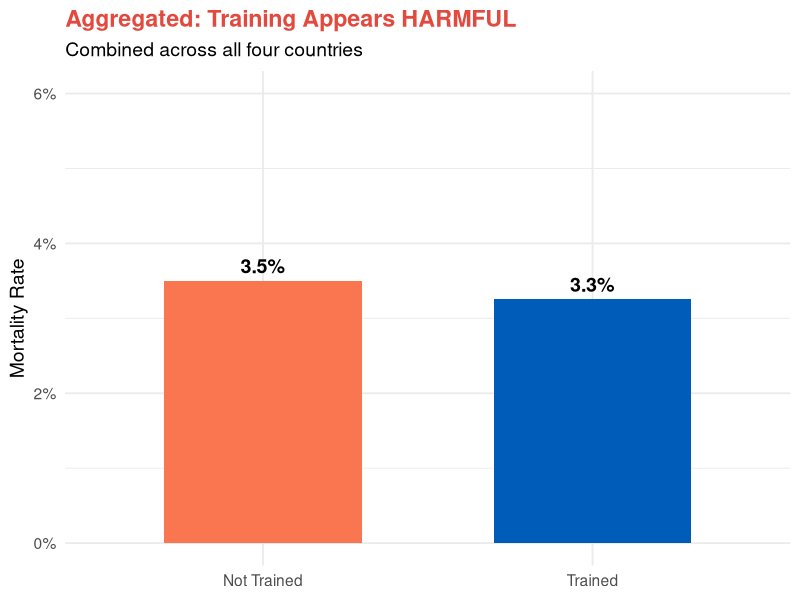
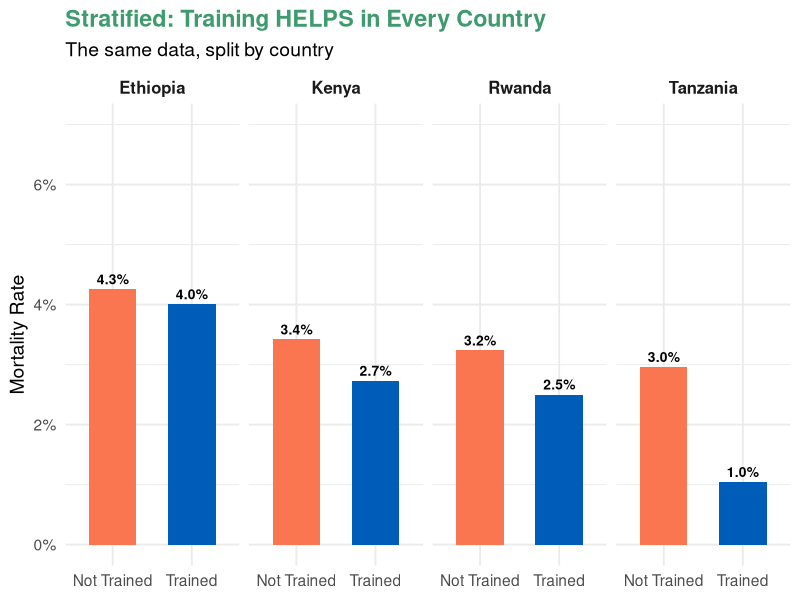
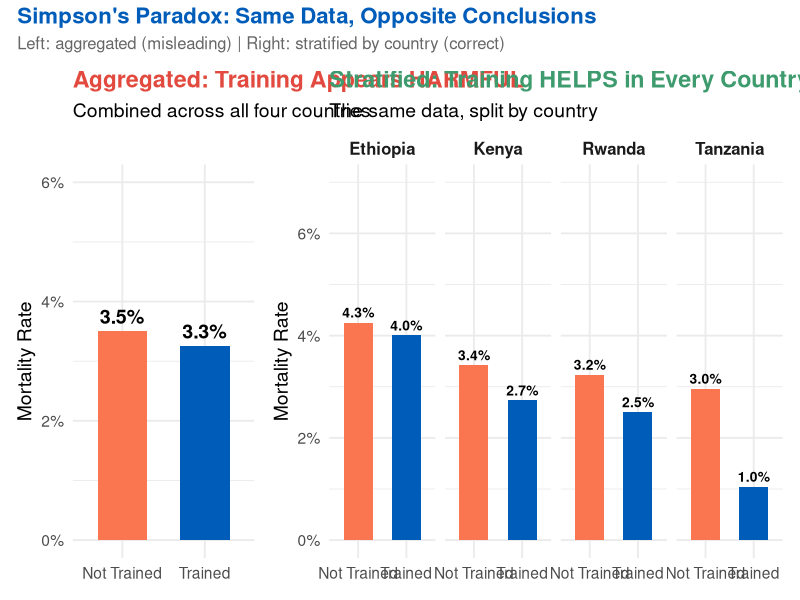
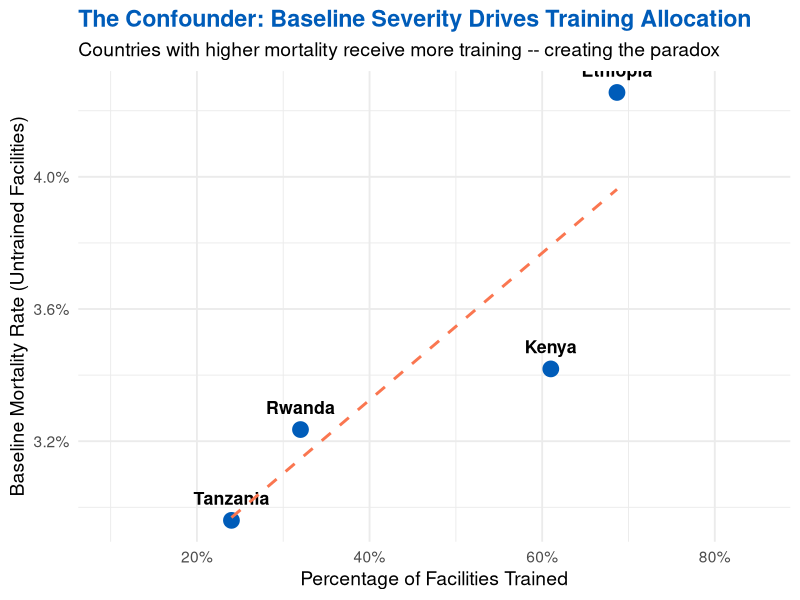

Recreate these plots in R, in order.
## ---- chunk 1
#| label: simulate-simpsons
#| echo: true

library(tidyverse)

set.seed(2024)

# Simulate an EmOC training program across 4 countries
# Confounder: country (determines both training allocation and baseline MMR)

simpsons_data <- tibble(
  country = c(
    rep("Ethiopia", 1200), rep("Kenya", 900),
    rep("Rwanda", 500),    rep("Tanzania", 400)
  )
) |>
  mutate(
    # Confounder: high-burden countries get MORE training
    trained = case_when(
      country == "Ethiopia"  ~ rbinom(n(), 1, 0.70),
      country == "Kenya"     ~ rbinom(n(), 1, 0.60),
      country == "Rwanda"    ~ rbinom(n(), 1, 0.35),
      country == "Tanzania"  ~ rbinom(n(), 1, 0.25)
    ),
    # Outcome: training REDUCES mortality in every country
    # But high-burden countries have higher baseline mortality
    death_prob = case_when(
      country == "Ethiopia"  & trained == 1 ~ 0.038,
      country == "Ethiopia"  & trained == 0 ~ 0.052,
      country == "Kenya"     & trained == 1 ~ 0.029,
      country == "Kenya"     & trained == 0 ~ 0.041,
      country == "Rwanda"    & trained == 1 ~ 0.018,
      country == "Rwanda"    & trained == 0 ~ 0.025,
      country == "Tanzania"  & trained == 1 ~ 0.016,
      country == "Tanzania"  & trained == 0 ~ 0.022
    ),
    death = rbinom(n(), 1, death_prob),
    trained_label = ifelse(trained == 1, "Trained", "Not Trained")
  )

# Aggregated result (misleading)
simpsons_data |>
  group_by(trained_label) |>
  summarise(
    mortality_rate = mean(death),
    n = n(),
    .groups = "drop"
  )

# Country-level result (correct)
simpsons_data |>
  group_by(country, trained_label) |>
  summarise(
    mortality_rate = mean(death),
    n = n(),
    .groups = "drop"
  ) |>
  pivot_wider(names_from = trained_label, values_from = c(mortality_rate, n))
## ---- chunk 2
#| label: plot-aggregated
#| echo: true
#| fig-width: 10
#| fig-height: 5

library(ggplot2)

# Aggregated bar chart -- the misleading picture
p_aggregated <- simpsons_data |>
  group_by(trained_label) |>
  summarise(mortality_rate = mean(death), .groups = "drop") |>
  ggplot(aes(x = trained_label, y = mortality_rate, fill = trained_label)) +
  geom_col(width = 0.6) +
  geom_text(aes(label = sprintf("%.1f%%", mortality_rate * 100)),
            vjust = -0.5, size = 5, fontface = "bold") +
  scale_fill_manual(values = c("Trained" = "#005CB9", "Not Trained" = "#FA7650")) +
  scale_y_continuous(labels = scales::percent, limits = c(0, 0.06)) +
  labs(
    title = "Aggregated: Training Appears HARMFUL",
    subtitle = "Combined across all four countries",
    y = "Mortality Rate", x = NULL
  ) +
  theme_minimal(base_size = 14) +
  theme(
    legend.position = "none",
    plot.title = element_text(color = "#E24A3F", face = "bold")
  )

p_aggregated
## ---- chunk 3
#| label: plot-stratified
#| echo: true
#| fig-width: 12
#| fig-height: 5

# Stratified bar chart -- the true picture
p_stratified <- simpsons_data |>
  group_by(country, trained_label) |>
  summarise(mortality_rate = mean(death), .groups = "drop") |>
  ggplot(aes(x = trained_label, y = mortality_rate, fill = trained_label)) +
  geom_col(width = 0.6) +
  geom_text(aes(label = sprintf("%.1f%%", mortality_rate * 100)),
            vjust = -0.5, size = 3.5, fontface = "bold") +
  facet_wrap(~ country, nrow = 1) +
  scale_fill_manual(values = c("Trained" = "#005CB9", "Not Trained" = "#FA7650")) +
  scale_y_continuous(labels = scales::percent, limits = c(0, 0.07)) +
  labs(
    title = "Stratified: Training HELPS in Every Country",
    subtitle = "The same data, split by country",
    y = "Mortality Rate", x = NULL
  ) +
  theme_minimal(base_size = 14) +
  theme(
    legend.position = "none",
    plot.title = element_text(color = "#3E9B6E", face = "bold"),
    strip.text = element_text(face = "bold", size = 12)
  )

p_stratified
## ---- chunk 4
#| label: plot-combined
#| echo: true
#| fig-width: 14
#| fig-height: 6

library(patchwork)

# Combine both views for maximum impact
(p_aggregated + p_stratified) +
  plot_layout(widths = c(1, 2.5)) +
  plot_annotation(
    title = "Simpson's Paradox: Same Data, Opposite Conclusions",
    subtitle = "Left: aggregated (misleading) | Right: stratified by country (correct)",
    theme = theme(
      plot.title = element_text(size = 16, face = "bold", color = "#005CB9"),
      plot.subtitle = element_text(size = 12, color = "#666")
    )
  )
## ---- chunk 5
#| label: regression-comparison
#| echo: true

# Naive regression: ignores the confounder (country)
naive_model <- lm(death ~ trained, data = simpsons_data)

# Adjusted regression: includes the confounder
adjusted_model <- lm(death ~ trained + country, data = simpsons_data)

# Compare the training coefficient
comparison <- tibble(
  Model = c("Naive (ignores country)", "Adjusted (controls for country)"),
  Training_Effect = c(
    coef(naive_model)["trained"],
    coef(adjusted_model)["trained"]
  ),
  Interpretation = c(
    "Training appears to INCREASE mortality",
    "Training DECREASES mortality (correct)"
  )
)

print(comparison)

# The sign of the coefficient flips!
# Naive: positive (training looks harmful)
# Adjusted: negative (training is beneficial)
## ---- chunk 6
#| label: plot-confounder
#| echo: true
#| fig-width: 10
#| fig-height: 5

# Show how the confounder drives the paradox
# Plot: training rate vs. baseline mortality by country

country_summary <- simpsons_data |>
  group_by(country) |>
  summarise(
    pct_trained = mean(trained),
    baseline_mortality = mean(death[trained == 0]),
    .groups = "drop"
  )

ggplot(country_summary, aes(x = pct_trained, y = baseline_mortality)) +
  geom_point(size = 5, color = "#005CB9") +
  geom_text(aes(label = country), vjust = -1.2, size = 4.5, fontface = "bold") +
  geom_smooth(method = "lm", se = FALSE, linetype = "dashed", color = "#FA7650") +
  scale_x_continuous(labels = scales::percent, limits = c(0.1, 0.85)) +
  scale_y_continuous(labels = scales::percent) +
  labs(
    title = "The Confounder: Baseline Severity Drives Training Allocation",
    subtitle = "Countries with higher mortality receive more training -- creating the paradox",
    x = "Percentage of Facilities Trained",
    y = "Baseline Mortality Rate (Untrained Facilities)"
  ) +
  theme_minimal(base_size = 14) +
  theme(
    plot.title = element_text(color = "#005CB9", face = "bold")
  )
